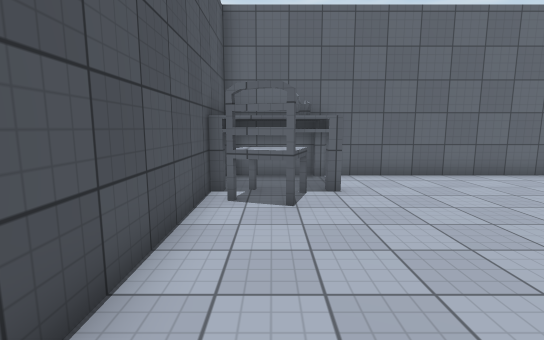
View 1 (above)

12 first-person views from a walk through a 3-D level made in the Unity game engine. The camera is 1.5 m above the floor, tilts 8° down and sees 85° across. The floor is counted in squares, 1 m on a side. Each view is taken from the middle of a square. On the plan, view 1 faces up. The plan holds only what a view shows up to about 15 squares ahead; the rest is blank. Surface patterns are stand-ins for the level's own textures.

View 2
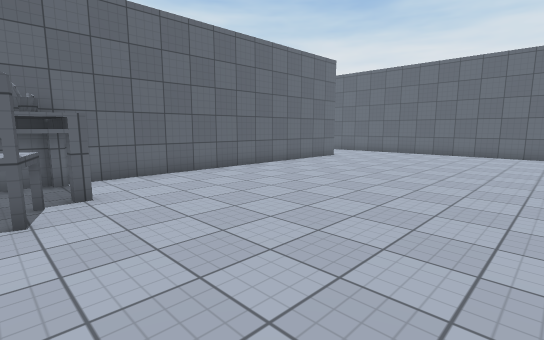

View 3
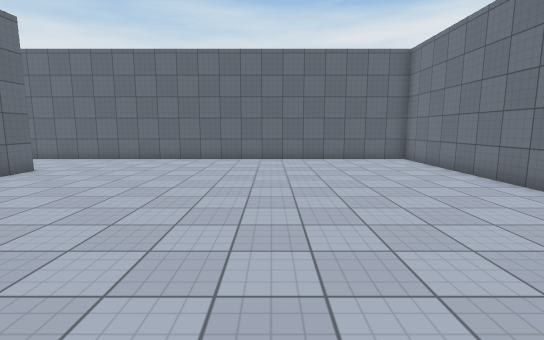

View 4
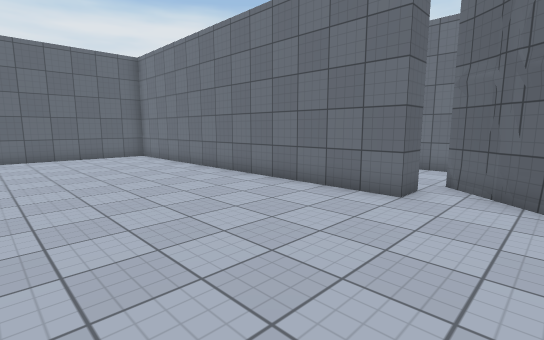

View 5
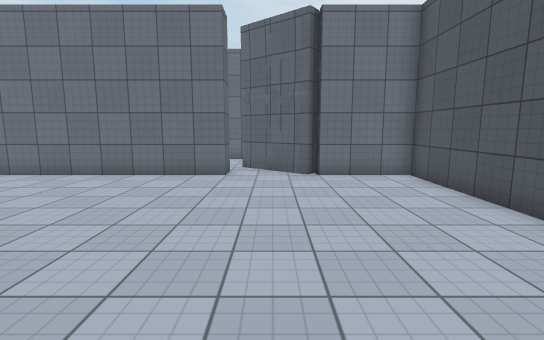

View 6
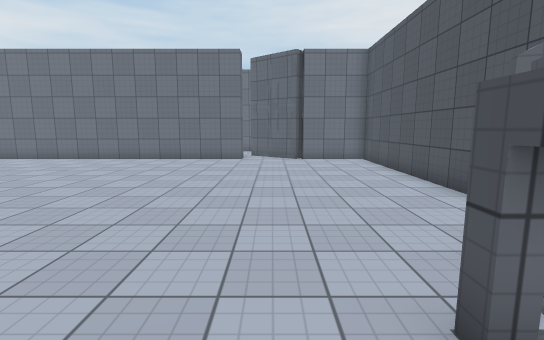

View 7
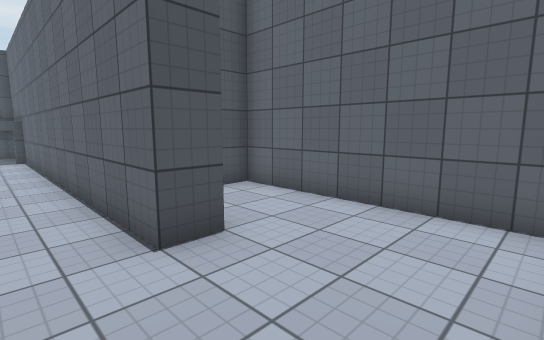

View 8
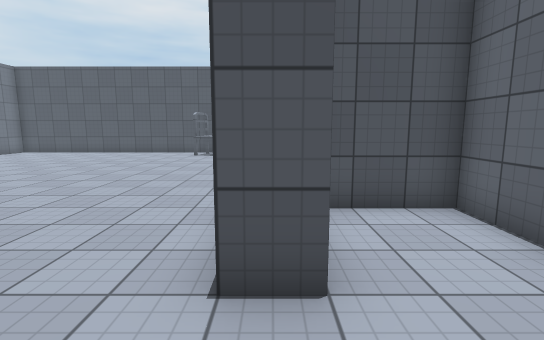

View 9
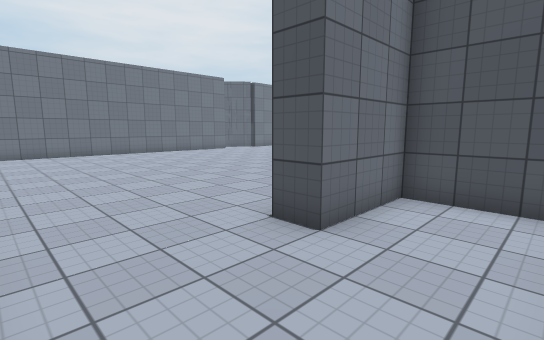

View 10
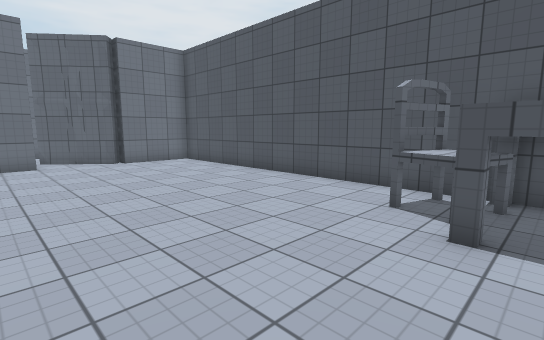

View 11
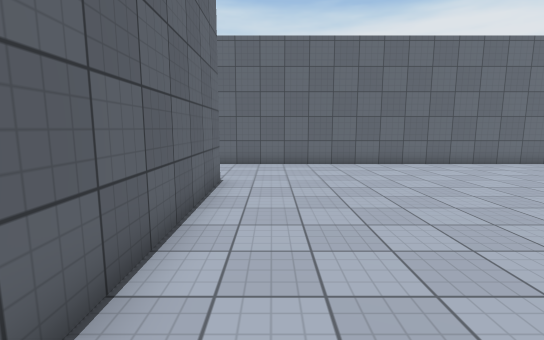

View 12
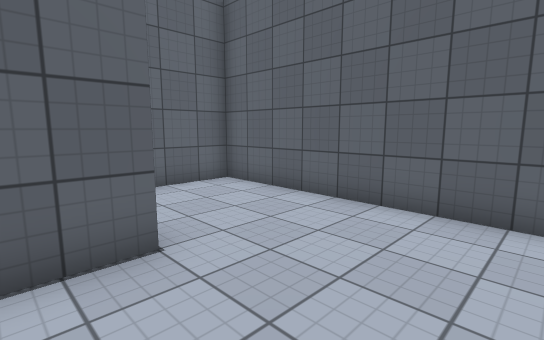

### Floor plan
Points are (right, up) in squares from view 1. A wall is a line through its corners. A room is listed if a view was taken in it or the views show most of it. See-through windows are left out.
Room 1 (views 1, 2, 3, 4, 5, 6, 7, 8, 9, 10, 11, 12)
walls: (0.8, 7) (0.4, 5.6) (-0.9, 6.1); (4.5, -6.6) (4.5, -5.5) (18.5, -5.5) (18.5, 13.5) (11.5, 13.5) (11.5, 10.5) (14.5, 10.5) (14.5, 9.5) (1.6, 9.5) (1.6, 7) (0.5, 7); (3, -6.5) (3.3, -6.9); (1.8, -5.6) (4.1, -7.5); (2.6, -6.3) (3.1, -6.6); (1.6, -5.5) (1.6, -6.1); (-1, 6.3) (0.5, 5.8); (1.5, -6) (1.8, -5.6) (2.1, -5.9); (-1.5, 7) (-1.5, -5.5) (1.7, -5.5)

Positions as (right, up) in squares from view 1, and headings:
1: (0, 0), facing up
2: (0, 0), facing up-right
3: (4, 1), facing right
4: (2, 1), facing down-right
5: (3, 4), facing down
6: (3, 9), facing down
7: (18, 8), facing up-left
8: (17, 10), facing left
9: (18, 13), facing down-left
10: (6, 8), facing down-left
11: (6, 8), facing right
12: (13, 6), facing up-right
